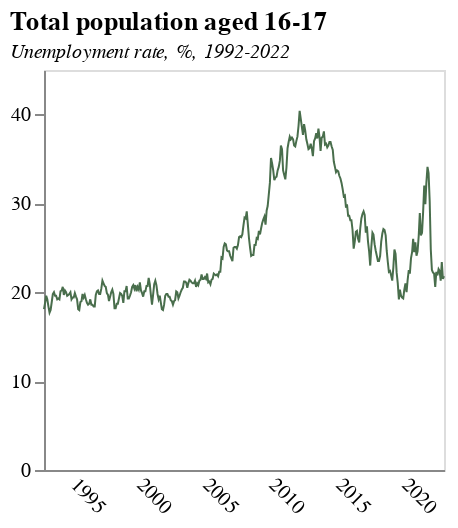

Vega-Lite specification stored for this chart:
### Vega-Lite specification from a JSON file in a GitHub repository (floating-point values rounded to 4 significant figures; data arrays with more than 128 entries replaced by an {"elided": "..."} marker saying what was removed)
{"$schema": "https://vega.github.io/schema/vega-lite/v5.json", "title": {"text": "Total population aged 16-17 ", "subtitle": "Unemployment rate, %, 1992-2022", "subtitleFontStyle": "italic", "subtitleFontSize": 10, "anchor": "start", "color": "black"}, "data": {"values": {"elided": "364 records"}}, "height": 200, "width": 200, "mark": {"type": "line", "strokeWidth": 1, "color": "#496E4C"}, "encoding": {"x": {"field": "date", "type": "temporal", "axis": {"title": "", "grid": false, "ticks": false, "labelAngle": 45}}, "y": {"field": "value", "type": "quantitative", "axis": {"title": "", "grid": false}}}}
